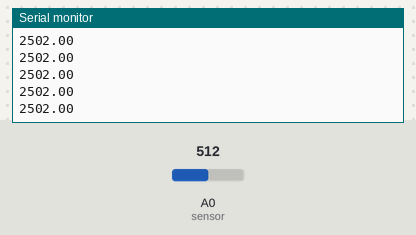
Simulated run of this sketch. Board: Arduino Uno, built with avr-gcc and run on an emulated ATmega328P. Shown: the last lines printed to the serial monitor. Inputs (shaded band) come from the test bench; at power-on: A0 (sensor) = 512.

Above: at 1.2 s.
1.3 s: A0 (sensor) set to 716
At 1.9 s:
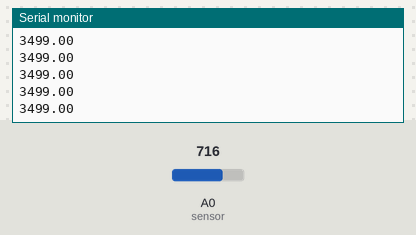
2.8 s: A0 (sensor) set to 900
At 3.6 s:
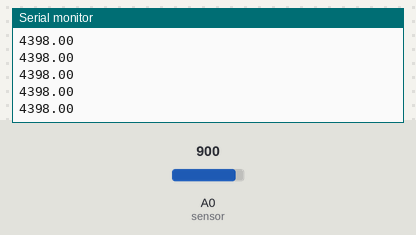
Timing chart, 0 to 5.8 s (numbered marks = the images above; inputs shaded):
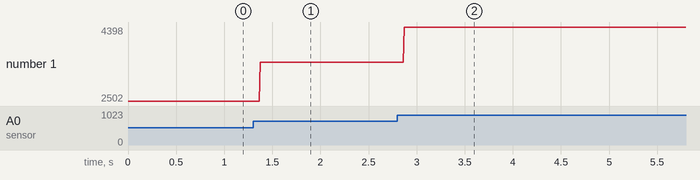

The sketch:

TheUVSensor.ino
```cpp
#define LED_PIN 11
void setup() {
  Serial.begin(9600);
  // put your setup code here, to run once:
  Serial.print(readSensor());
  Serial.print("\n");
}

void loop() {
  Serial.print(readSensor());
  Serial.print("\n");
  // put your main code here, to run repeatedly:

}

float readSensor()
{
  int sensorValue = 0;
  sensorValue = analogRead(A0);                        //connect UV sensor to Analog 0
  int voltage = (sensorValue * (5.0 / 1023.0))*1000;  //Voltage in miliVolts

  return voltage;
}
```

Measured:
- after the input at 1.3 s, the serial monitor: prints a new line after 0.07 s (image 1)
- after the input at 2.8 s, the serial monitor: prints a new line after 0.07 s (image 2)
- plotted number 1: 2502 → 3499 after the input at 1.3 s, 3499 → 4398 after the input at 2.8 s
